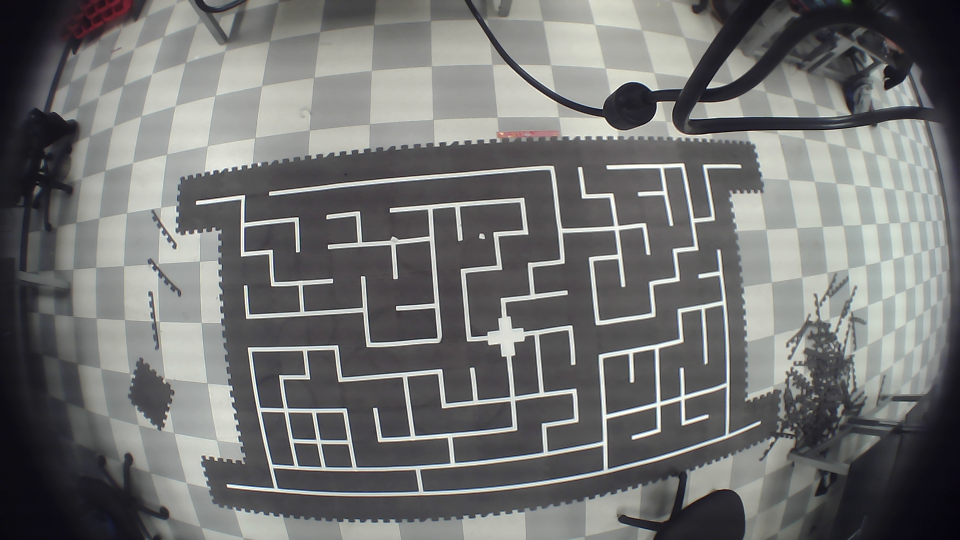
#> input picture image.png, 1920 x 1080 px, given in place of the camera (shown at 1/2 size)
$ python CVtest.py
#> lines starting #> are read from the running program, lines starting #| are printed output that depends on the picture; after the words box and inside, x2 and y2 are one past the last pixel; in counts of white or black regions, pixels touching at a corner belong together
import numpy as np
import cv2 as cv
cap = cv.VideoCapture(-1)
if not cap.isOpened():
    print("Cannot open camera")
    exit()

while True:
    # Capture frame-by-frame
    ret, frame = cap.read()
#> frame is the input picture: shape (1080, 1920, 3); mean B, G, R 113.7, 114.4, 113.8
    # if frame is read correctly ret is True
    if not ret:
        print("Can't receive frame (stream end?). Exiting ...")
        break
    # Our operations on the frame come here

    #added for noise reduction
    kernel_size = (3,3)
    gauss_image = cv.GaussianBlur(frame, kernel_size, 0)
    lower_black = np.array([0, 0, 0,])
    upper_black = np.array([227,100,70])
    hsv_image = cv.cvtColor(gauss_image, cv.COLOR_BGR2HSV)
#> hsv_image: shape (1080, 1920, 3); mean H, S, V 78.3, 18.8, 117.1
    thres_1 = cv.inRange(hsv_image, lower_black, upper_black)
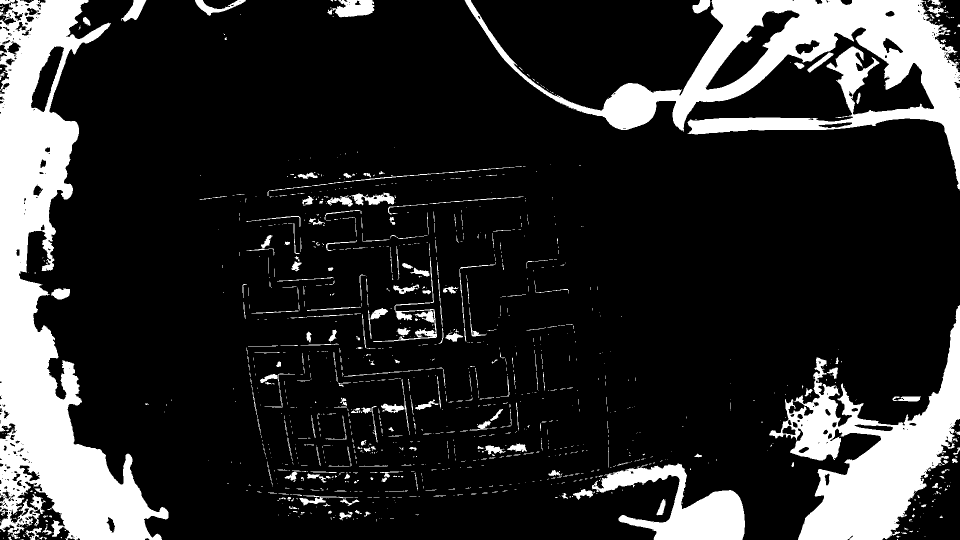
#> thres_1: shape (1080, 1920) (shown at 1/2 size); 17.1% white; 1201 white regions (934 under 20 px), largest, box (x1, y1, x2, y2) and area: (0, 0, 337, 1080) 138819, (929, 0, 1920, 379) 93451, (1538, 610, 1920, 1080) 63658
    low_threshold = 200
    high_threshold = 400
    canny_edges = cv.Canny(thres_1, low_threshold, high_threshold)
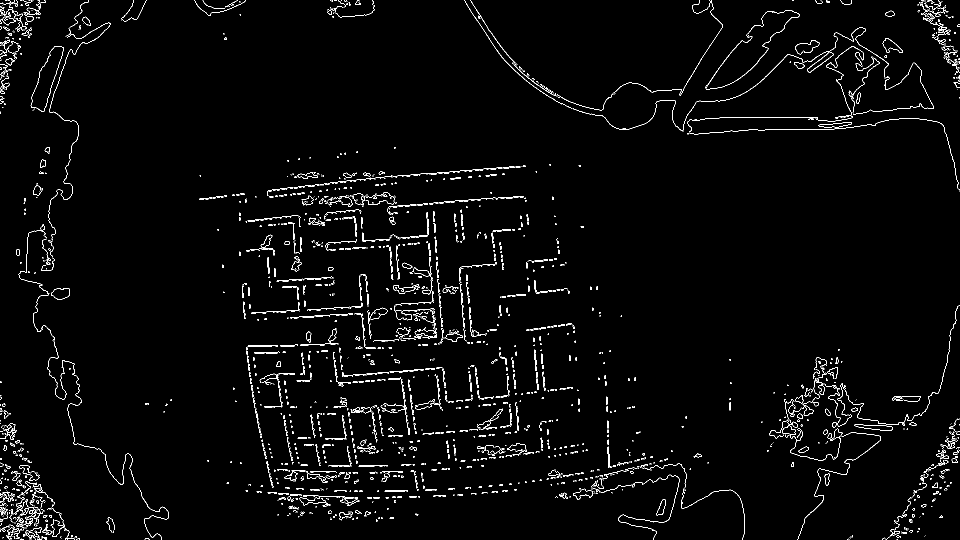
#> canny_edges: shape (1080, 1920) (shown at 1/2 size); 2.2% white in thin lines or dots
    def region_of_interest(edges):
        height, width = edges.shape
#> height = 1080; width = 1920
        mask = np.zeros_like(edges)

        polygon = np.array([[
         (0, height * 1/2 ),
         (width, height *1/2),
         (width, height),
         (0, height),
        ]], np.int32)

        cv.fillPoly(mask, polygon, 255)
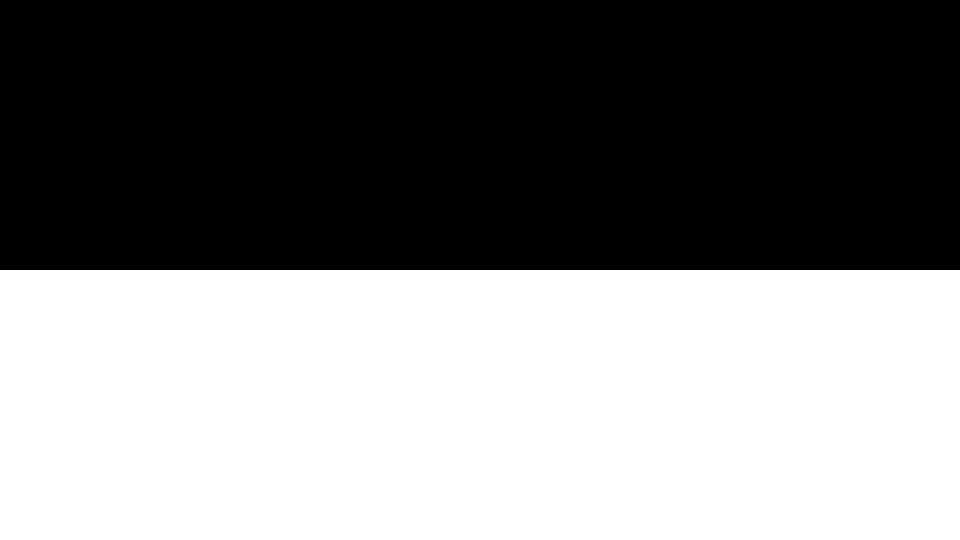
#> mask: shape (1080, 1920) (shown at 1/2 size); 50% white; 1 white region, box (x1, y1, x2, y2) and area: (0, 540, 1920, 1080) 1036800
        cropped_edges = cv.bitwise_and(edges, mask)
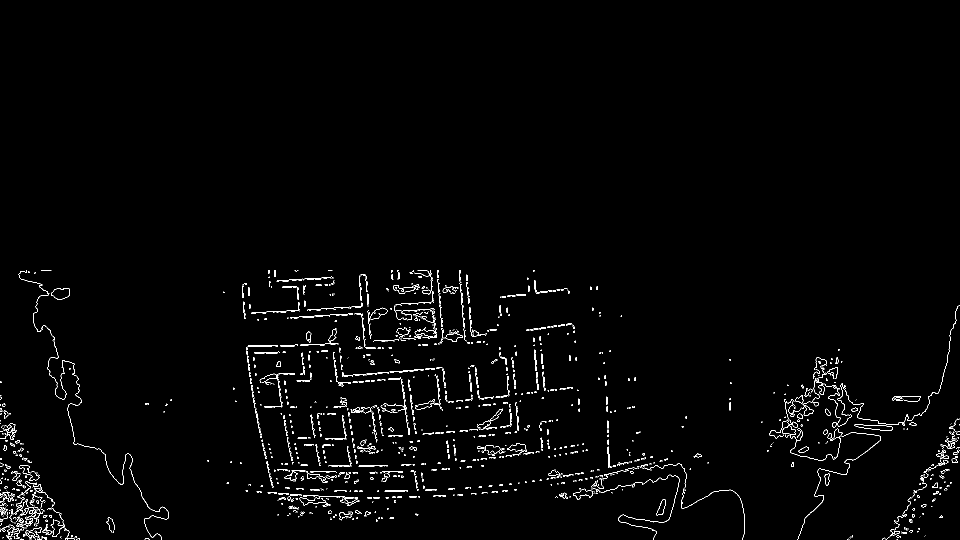
#> cropped_edges: shape (1080, 1920) (shown at 1/2 size); 1.4% white in thin lines or dots, all inside (x1, y1, x2, y2) = (0, 540, 1920, 1080)
        return cropped_edges

    roi_image = region_of_interest(canny_edges)

    def detect_line_segments(cropped_edges):
        rho = 1
        angle = np.pi/180
        min_threshold = 10
#> (the run stopped early here; a loop or call above may not have finished)

$ run again, on Newmaze_0.png
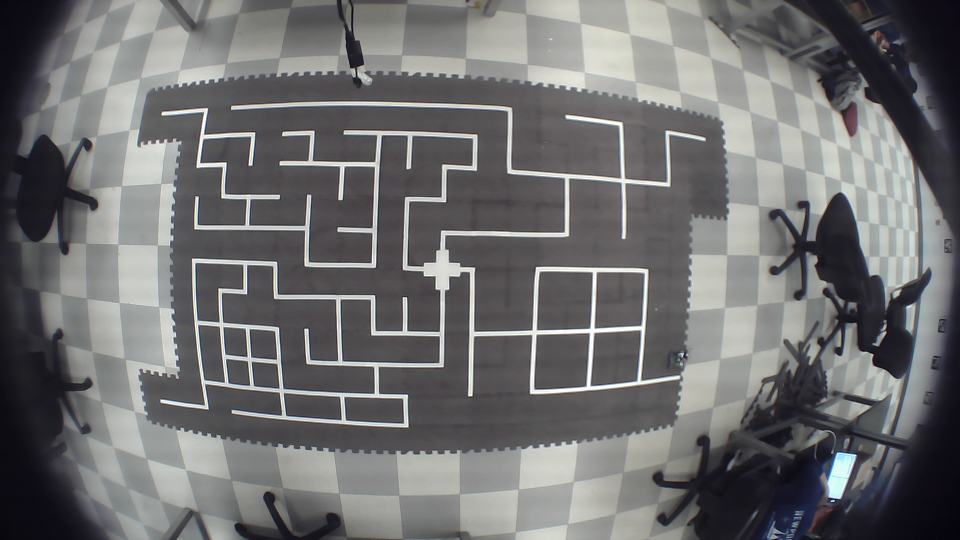
#> input picture Newmaze_0.png, 1920 x 1080 px, given in place of the camera (shown at 1/2 size)
#> frame is the input picture: shape (1080, 1920, 3); mean B, G, R 111.7, 110.8, 110.8
#> hsv_image: shape (1080, 1920, 3); mean H, S, V 92.5, 20.9, 114.2
#> `thres_1 = cv.inRange(hsv_image, lower_black, upper_black)`:
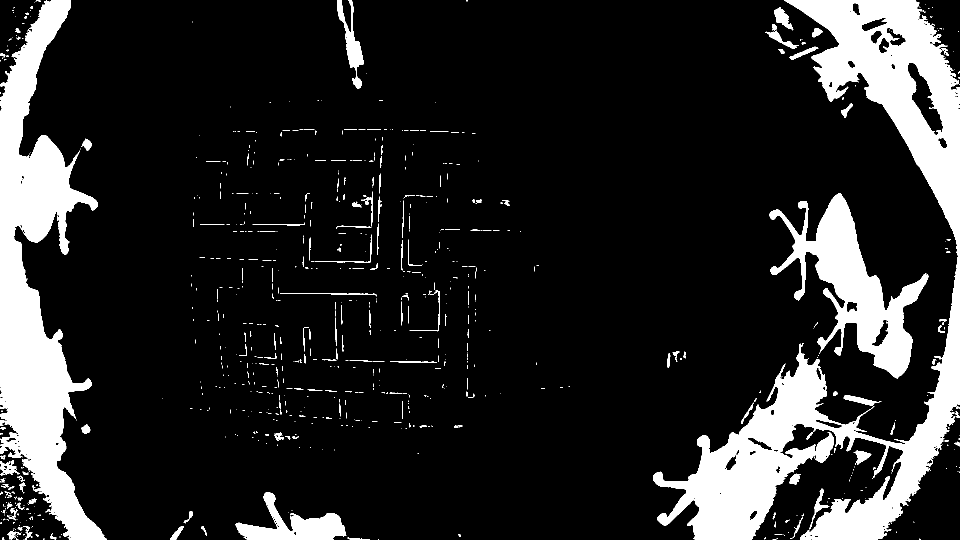
#> thres_1: shape (1080, 1920) (shown at 1/2 size); 15% white; 795 white regions (632 under 20 px), largest, box (x1, y1, x2, y2) and area: (1306, 0, 1920, 1080) 147732, (0, 0, 213, 1080) 95448, (1539, 386, 1857, 757) 37194
#> canny_edges: shape (1080, 1920); 1.5% white in thin lines or dots
#> mask: shape (1080, 1920); 50% white; 1 white region, box (x1, y1, x2, y2) and area: (0, 540, 1920, 1080) 1036800
#> in region_of_interest, `cropped_edges = cv.bitwise_and(edges, mask)`:
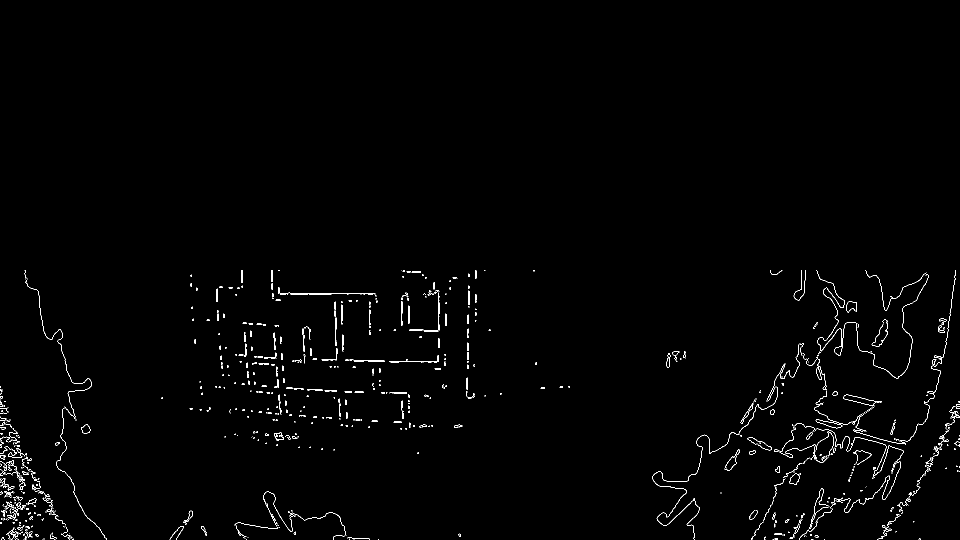
#> cropped_edges: shape (1080, 1920) (shown at 1/2 size); 0.92% white in thin lines or dots, all inside (x1, y1, x2, y2) = (0, 540, 1920, 1080)

$ run again, on resized.jpg
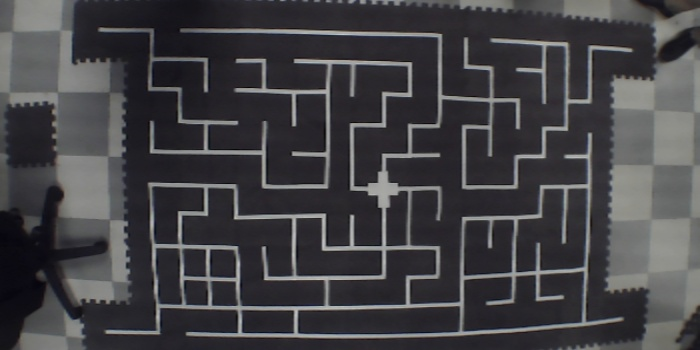
#> input picture resized.jpg, 700 x 350 px, given in place of the camera
#> frame is the input picture: shape (350, 700, 3); mean B, G, R 69.1, 65.8, 66.7
#> hsv_image: shape (350, 700, 3); mean H, S, V 106.2, 25.8, 70
#> `thres_1 = cv.inRange(hsv_image, lower_black, upper_black)`:
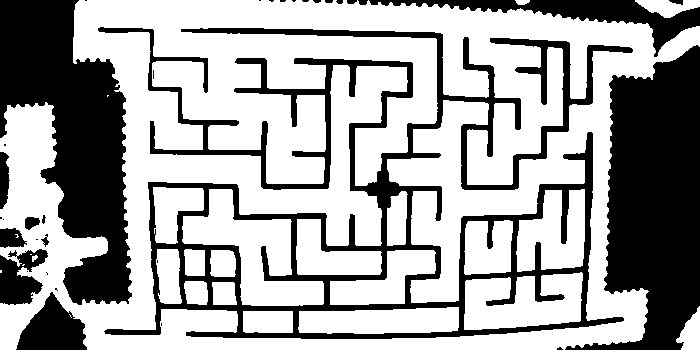
#> thres_1: shape (350, 700); 64.3% white; 34 black regions (18 under 20 px), largest, box (x1, y1, x2, y2) and area: (98, 27, 633, 339) 31922, (565, 45, 700, 350) 23485, (0, 0, 132, 305) 22109
#> canny_edges: shape (350, 700); 5.7% white in thin lines or dots
#> mask: shape (350, 700); 50% white; 1 white region, box (x1, y1, x2, y2) and area: (0, 175, 700, 350) 122500
#> in region_of_interest, `cropped_edges = cv.bitwise_and(edges, mask)`:
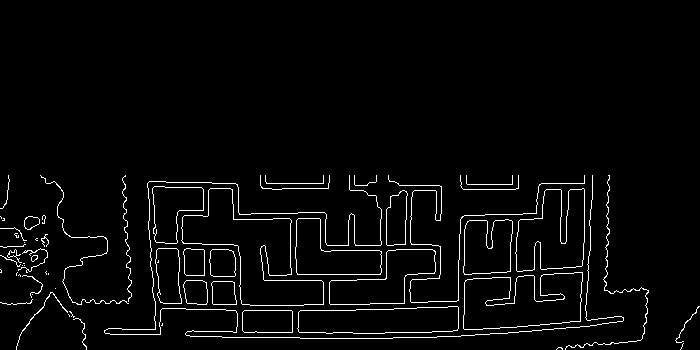
#> cropped_edges: shape (350, 700); 3.2% white in thin lines or dots, all inside (x1, y1, x2, y2) = (0, 175, 700, 350)
